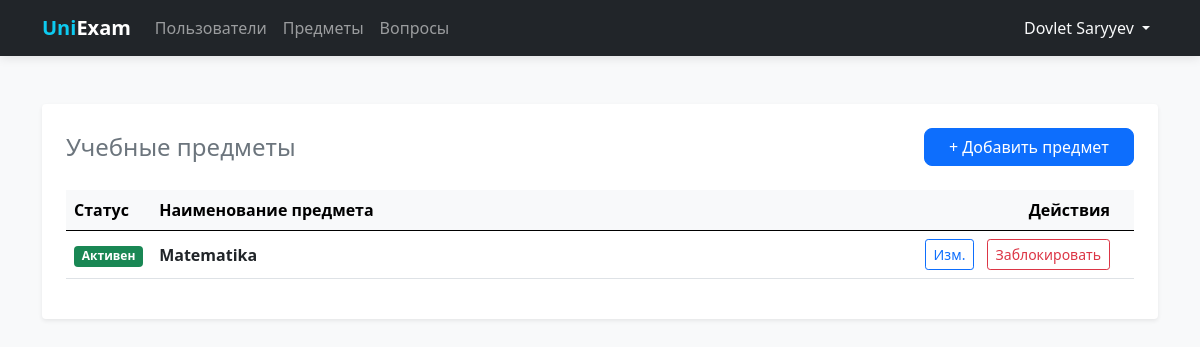
The app's page /subjects/ (signed in), older data.
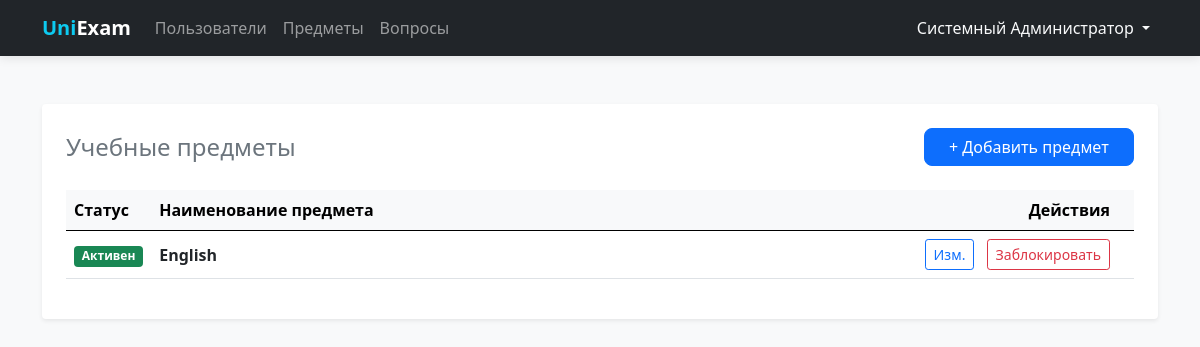
The same page, newer data.
### tables this page shows
CREATE TABLE users (
    id INTEGER PRIMARY KEY AUTOINCREMENT,
    full_name TEXT NOT NULL,
    username TEXT UNIQUE NOT NULL,
    password TEXT NOT NULL
);

CREATE TABLE subjects (
    id INTEGER PRIMARY KEY AUTOINCREMENT,
    name TEXT NOT NULL UNIQUE,
    is_active INTEGER DEFAULT 1
);

### routes/subjects.py (the view)
@subjects_bp.route('/')
@login_required
def index():
    db = get_db_connection()
    subjects = db.execute('SELECT * FROM subjects ORDER BY name ASC').fetchall()
    db.close()
    return render_template('subjects/list.html', subjects=subjects)

### database.py (called while the page is built)
def get_db_connection():
    conn = sqlite3.connect(DATABASE)
    conn.row_factory = sqlite3.Row  # Позволяет обращаться к полям по именам
    return conn

### templates/subjects/list.html
{% extends 'base.html' %}
{% block content %}
<div class="main-card shadow-sm p-4 bg-white rounded">
    <div class="d-flex justify-content-between align-items-center mb-4">
        <h2 class="h4 mb-0 text-secondary">Учебные предметы</h2>
        <a href="{{ url_for('subjects.create') }}" class="btn btn-primary px-4">
            + Добавить предмет
        </a>
    </div>
    <div class="table-responsive">
        <table class="table align-middle">
            <thead class="table-light">
                <tr>
                    <th style="width: 80px;">Статус</th>
                    <th>Наименование предмета</th>
                    <th class="text-end px-4">Действия</th>
                </tr>
            </thead>
            <tbody>
                {% for sub in subjects %}
                <tr class="{{ 'table-light opacity-50' if not sub.is_active else '' }}">
                    <td>
                        {% if sub.is_active %}
                        <span class="badge bg-success">Активен</span>
                        {% else %}
                        <span class="badge bg-secondary">Заблокирован</span>
                        {% endif %}
                    </td>
                    <td>
                        <span class="{{ 'text-decoration-line-through' if not sub.is_active else 'fw-bold' }}">
                            {{ sub.name }}
                        </span>
                    </td>
                    <td class="text-end px-4">
                        <a href="{{ url_for('subjects.edit', id=sub.id) }}" class="btn btn-sm btn-outline-primary me-2">
                            Изм.
                        </a>
                        <form action="{{ url_for('subjects.toggle', id=sub.id) }}" method="POST" class="d-inline">
                            <button type="submit"
                                class="btn btn-sm {{ 'btn-outline-danger' if sub.is_active else 'btn-outline-success' }}">
                                {{ 'Заблокировать' if sub.is_active else 'Разблокировать' }}
                            </button>
                        </form>
                    </td>
                </tr>
                {% else %}
                <tr>
                    <td colspan="3" class="text-center py-4">Список предметов пуст</td>
                </tr>
                {% endfor %}
            </tbody>
        </table>
    </div>
</div>
{% endblock %}

### templates/base.html (shortened to what this page needs)
<!DOCTYPE html>
<html lang="ru">
<head>
    <link rel="stylesheet" href="{{ url_for('static', filename='css/bootstrap.min.css') }}">
</head>
<body>
    <nav class="navbar navbar-expand-lg navbar-dark bg-dark">
        <div class="container">
            <a class="navbar-brand fw-bold" href="/">
                <span class="text-info">Uni</span>Exam
            </a>
            <div class="collapse navbar-collapse" id="navbarNav">
                <ul class="navbar-nav me-auto">
                    {% if current_user.is_authenticated %}
                    <li class="nav-item">
                        <a class="nav-link {{ 'active' if request.endpoint == 'users.index' }}"
                            href="{{ url_for('users.index') }}">Пользователи</a>
                    </li>
                    <li class="nav-item">
                        <a class="nav-link" href="{{ url_for('subjects.index') }}">Предметы</a>
                    </li>
                    <li class="nav-item">
                        <a class="nav-link" href="{{ url_for('questions.index') }}">Вопросы</a>
                    </li>
                    {% endif %}
                </ul>
                <ul class="navbar-nav">
                    {% if current_user.is_authenticated %}
                    <li class="nav-item dropdown">
                        <a class="nav-link dropdown-toggle text-light" href="#" id="userDropdown" role="button"
                            data-bs-toggle="dropdown">
                            {{ current_user.full_name }}
                        </a>
                    </li>
                    {% else %}
                    <li class="nav-item">
                        <a class="nav-link" href="{{ url_for('auth.login') }}">Войти</a>
                    </li>
                    {% endif %}
                </ul>
            </div>
        </div>
    </nav>
    <div class="container">
        {% block content %}{% endblock %}
    </div>
</body>
</html>

### templates/base.html (style rules this page uses)
:root { --bg-color: #f8f9fa; }
body { background-color: var(--bg-color); font-family: 'Segoe UI', Tahoma, Geneva, Verdana, sans-serif; }
.navbar { box-shadow: 0 2px 10px rgba(0, 0, 0, 0.1); }
.main-card { background: #ffffff; border: none; border-radius: 12px; box-shadow: 0 0.5rem 1rem rgba(0, 0, 0, 0.05); padding: 2rem; margin-top: 2rem; }
.btn-primary { border-radius: 8px; }

Row changes from the older to the newer data that the page shows:
removed subjects: shows "Активен", name "Matematika", is_active "Заблокировать"
changed users: full_name "Dovlet Saryyev" → "Системный Администратор"
added subjects: shows "Активен", name "English", is_active "Заблокировать"
